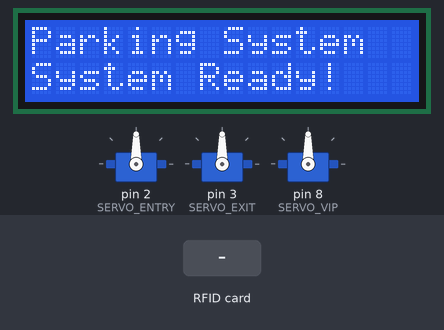
The sketch below on a simulated Arduino Uno, built with avr-gcc and run on an emulated ATmega328P. Parts: 16×2 character LCD, 3 × servo. Wiring (inferred from the names in the program): 5 × IR receiver: data pin 4 / data pin 5 / data A1 / data A2 / data A3. Inputs (shaded band) come from the test bench. What the sketch prints to the serial monitor is not drawn.

Above: at 2.4 s.
At 5.2 s:
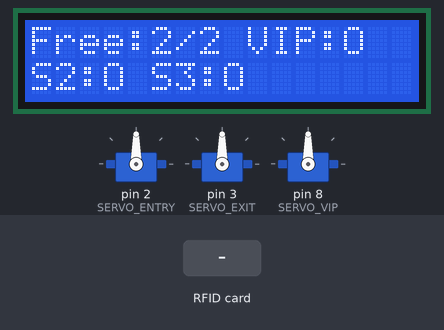
5.3 s: RFID card D0 66 BE 5F held to the reader
At 6.4 s:
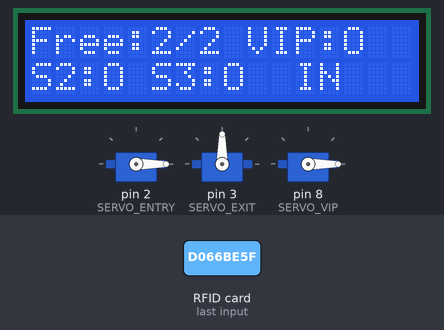
7.2 s: RFID card 5E 7A 19 C4 held to the reader
At 7.38 s:
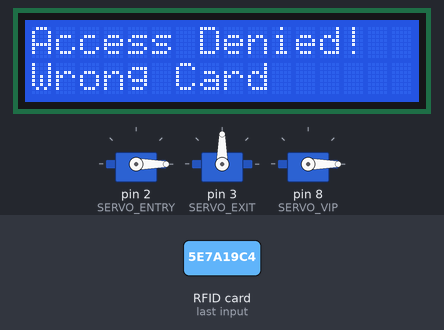
9.0 s: RFID card 5E 7A 19 C4 held to the reader
Timing chart, 0 to 12.0 s (numbered marks = the images above; inputs shaded):
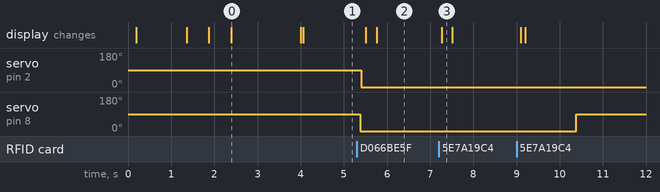

The sketch:

gate_access_controller.ino
```cpp
#include <SPI.h>
#include <MFRC522.h>
#include <Servo.h>
#include <Wire.h>
#include <LiquidCrystal_I2C.h>

// تعريف الأطراف - RFID
#define RST_PIN 9
#define SS_PIN 10

// تعريف الأطراف - Servos
#define SERVO_ENTRY 2
#define SERVO_EXIT 3
#define SERVO_VIP 8

// تعريف الأطراف - IR Sensors
#define IR_ENTRY 4
#define IR_EXIT 5
#define IR_SLOT_VIP A3
#define IR_SLOT2 A2
#define IR_SLOT3 A1

// إنشاء كائنات
MFRC522 rfid(SS_PIN, RST_PIN);
Servo servoEntry;
Servo servoExit;
Servo servoVIP;

// الشاشة
LiquidCrystal_I2C lcd(0x27, 16, 2);

// الكارت المصرح به للـ VIP
byte authorizedUID[] = {0xD0, 0x66, 0xBE, 0x5F};

// متغيرات النظام
int availableSlots = 2;
bool slotVIPOccupied = false;
bool slot2Occupied = false;
bool slot3Occupied = false;
bool vipSlotOpen = false;

// متغيرات التحكم في البوابات
bool entryGateOpen = false;
bool exitGateOpen = false;
unsigned long entryCarLeftTime = 0;
unsigned long exitCarLeftTime = 0;
bool entryCarWasPresent = false;
bool exitCarWasPresent = false;
bool entryOpenedByRFID = false;

// متغيرات VIP
unsigned long vipGateOpenTime = 0;
bool waitingForVIPCar = false;

// متغير جديد: هل العربية عدت على الأقل مرة واحدة على المستشعر؟
bool entryCarDetectedAtLeastOnce = false;

void setup() {
  Serial.begin(9600);

  Wire.begin();
  delay(100);

  lcd.init();
  lcd.backlight();
  lcd.clear();
  lcd.setCursor(0, 0);
  lcd.print("Parking System");
  lcd.setCursor(0, 1);
  lcd.print("Starting...");
  delay(1000);

  SPI.begin();
  rfid.PCD_Init();
  delay(100);

  lcd.setCursor(0, 1);
  lcd.print("RFID Ready...  ");
  delay(500);

  servoEntry.attach(SERVO_ENTRY);
  servoExit.attach(SERVO_EXIT);
  servoVIP.attach(SERVO_VIP);

  servoEntry.write(90);
  servoExit.write(90);
  servoVIP.write(90);

  lcd.setCursor(0, 1);
  lcd.print("Servos Ready... ");
  delay(500);

  pinMode(IR_ENTRY, INPUT);
  pinMode(IR_EXIT, INPUT);
  pinMode(IR_SLOT_VIP, INPUT);
  pinMode(IR_SLOT2, INPUT);
  pinMode(IR_SLOT3, INPUT);

  lcd.setCursor(0, 1);
  lcd.print("System Ready!   ");

  Serial.println("=================================");
  Serial.println("   نظام المواقف الذكي جاهز");
  Serial.println("=================================");
  Serial.println("قرب الكارت للدخول إلى موقف VIP");
  Serial.println();

  delay(1500);
  lcd.clear();
}

void loop() {
  checkParkingSlots();
  checkRFID();
  handleEntryGate();
  handleExitGate();
  handleVIPGate();

  static unsigned long lastDisplayUpdate = 0;
  if (millis() - lastDisplayUpdate > 500) {
    updateLCD();
    lastDisplayUpdate = millis();
  }

  static unsigned long lastStatusPrint = 0;
  if (millis() - lastStatusPrint > 2000) {
    printStatus();
    lastStatusPrint = millis();
  }

  delay(50);
}

void checkParkingSlots() {
  bool newSlotVIP = (digitalRead(IR_SLOT_VIP) == LOW);
  bool newSlot2 = (digitalRead(IR_SLOT2) == LOW);
  bool newSlot3 = (digitalRead(IR_SLOT3) == LOW);

  if (newSlotVIP != slotVIPOccupied ||
      newSlot2 != slot2Occupied ||
      newSlot3 != slot3Occupied) {

    slotVIPOccupied = newSlotVIP;
    slot2Occupied = newSlot2;
    slot3Occupied = newSlot3;

    availableSlots = 2;
    if (slot2Occupied) availableSlots--;
    if (slot3Occupied) availableSlots--;

    Serial.print("الأماكن المتاحة: ");
    Serial.print(availableSlots);
    Serial.print(" | VIP: ");
    Serial.println(slotVIPOccupied ? "مشغول" : "فارغ");
  }
}

void checkRFID() {
  if (!rfid.PICC_IsNewCardPresent() || !rfid.PICC_ReadCardSerial()) {
    return;
  }

  Serial.print("تم قراءة كارت: ");
  for (byte i = 0; i < rfid.uid.size; i++) {
    Serial.print(rfid.uid.uidByte[i] < 0x10 ? " 0" : " ");
    Serial.print(rfid.uid.uidByte[i], HEX);
  }
  Serial.println();

  if (checkAuthorization()) {
    Serial.println("✓ كارت VIP مصرح!");

    if (!slotVIPOccupied && !vipSlotOpen) {
      openVIPGate();

      if (!entryGateOpen) {
        servoEntry.write(0);
        entryGateOpen = true;
        entryOpenedByRFID = true;
        entryCarWasPresent = false;
        entryCarDetectedAtLeastOnce = false; // reset
        entryCarLeftTime = 0;
        Serial.println(">>> فتح بوابة الدخول العادي بالكارت <<<");
      }

      lcd.clear();
      lcd.setCursor(0, 0);
      lcd.print("VIP Card OK!");
      lcd.setCursor(0, 1);
      lcd.print("Both Gates Open");
    } else if (slotVIPOccupied) {
      Serial.println("✗ موقف VIP مشغول!");
      lcd.clear();
      lcd.setCursor(0, 0);
      lcd.print("VIP Slot Full!");
      lcd.setCursor(0, 1);
      lcd.print("Try Again Later");
    }
  } else {
    Serial.println("✗ كارت غير مصرح!");
    lcd.clear();
    lcd.setCursor(0, 0);
    lcd.print("Access Denied!");
    lcd.setCursor(0, 1);
    lcd.print("Wrong Card");
  }

  rfid.PICC_HaltA();
  rfid.PCD_StopCrypto1();
}

bool checkAuthorization() {
  if (rfid.uid.size != 4) return false;

  for (byte i = 0; i < 4; i++) {
    if (rfid.uid.uidByte[i] != authorizedUID[i]) {
      return false;
    }
  }
  return true;
}

void openVIPGate() {
  servoVIP.write(0);
  vipSlotOpen = true;
  waitingForVIPCar = true;
  vipGateOpenTime = millis();
  Serial.println(">>> فتح باب VIP <<<");
}

void handleVIPGate() {
  if (!vipSlotOpen) return;

  bool carInVIPSlot = (digitalRead(IR_SLOT_VIP) == LOW);

  if (carInVIPSlot && waitingForVIPCar) {
    waitingForVIPCar = false;
    Serial.println("سيارة VIP دخلت الموقف");
  }

  if (millis() - vipGateOpenTime > 5000 || (carInVIPSlot && !waitingForVIPCar)) {
    servoVIP.write(90);
    vipSlotOpen = false;
    Serial.println("<<< إغلاق باب VIP <<<");
  }
}

void handleEntryGate() {
  bool carPresent = (digitalRead(IR_ENTRY) == LOW);

  // لو البوابة اتفتحت بالكارت
  if (entryOpenedByRFID) {
    // لو عربية دخلت على المستشعر لأول مرة
    if (carPresent && !entryCarWasPresent) {
      entryCarWasPresent = true;
      entryCarDetectedAtLeastOnce = true; // علم إن العربية وصلت
      Serial.println("عربية دخلت على مستشعر الدخول");
    }

    // لو العربية عدت (بس بعد ما تكون اتكشفت الأول)
    if (!carPresent && entryCarWasPresent) {
      entryCarWasPresent = false;
      entryCarLeftTime = millis();
      Serial.println("العربية عدت من بوابة الدخول - هيتم الإغلاق");
    }

    // قفل البوابة بس لو العربية عدت على المستشعر الأول
    if (entryCarDetectedAtLeastOnce && !entryCarWasPresent && entryCarLeftTime > 0) {
      if (millis() - entryCarLeftTime > 1000) {
        Serial.println("🔒 تنفيذ إغلاق بوابة الدخول...");
        servoEntry.write(90);
        delay(50);
        entryGateOpen = false;
        entryOpenedByRFID = false;
        entryCarDetectedAtLeastOnce = false;
        entryCarLeftTime = 0;
        Serial.println("✓ البوابة اتقفلت فعلاً");
      }
    }
    return;
  }

  // الكود العادي للمستشعر
  if (carPresent && !entryGateOpen && availableSlots > 0) {
    servoEntry.write(0);
    entryGateOpen = true;
    entryCarWasPresent = true;
    entryCarDetectedAtLeastOnce = true;
    Serial.println(">>> فتح بوابة الدخول بالمستشعر <<<");
  }

  if (!carPresent && entryCarWasPresent && entryGateOpen) {
    entryCarWasPresent = false;
    entryCarLeftTime = millis();
    Serial.println("العربية عدت من بوابة الدخول");
  }

  if (entryGateOpen && !entryCarWasPresent && entryCarLeftTime > 0) {
    if (millis() - entryCarLeftTime > 1000) {
      Serial.println("🔒 تنفيذ إغلاق بوابة الدخول...");
      servoEntry.write(90);
      delay(50);
      entryGateOpen = false;
      entryCarDetectedAtLeastOnce = false;
      entryCarLeftTime = 0;
      Serial.println("✓ البوابة اتقفلت فعلاً");
    }
  }

  if (carPresent && availableSlots == 0 && !entryGateOpen) {
    static unsigned long lastFullMessage = 0;
    if (millis() - lastFullMessage > 3000) {
      Serial.println("⚠ المواقف العادية ممتلئة!");
      lastFullMessage = millis();
    }
  }
}

void handleExitGate() {
  bool carPresent = (digitalRead(IR_EXIT) == LOW);

  if (carPresent && !exitGateOpen) {
    servoExit.write(180);
    exitGateOpen = true;
    exitCarWasPresent = true;
    Serial.println(">>> فتح بوابة الخروج <<<");
  }

  if (!carPresent && exitCarWasPresent && exitGateOpen) {
    exitCarWasPresent = false;
    exitCarLeftTime = millis();
    Serial.println("العربية عدت من بوابة الخروج");
  }

  if (exitGateOpen && !exitCarWasPresent && exitCarLeftTime > 0) {
    if (millis() - exitCarLeftTime > 1000) {
      servoExit.write(90);
      exitGateOpen = false;
      exitCarLeftTime = 0;
      Serial.println("<<< إغلاق بوابة الخروج <<<");
    }
  }
}

void updateLCD() {
  lcd.clear();
  lcd.setCursor(0, 0);
  lcd.print("Free:");
  lcd.print(availableSlots);
  lcd.print("/2");

  lcd.setCursor(9, 0);
  lcd.print("VIP:");
  lcd.print(slotVIPOccupied ? "X" : "O");

  lcd.setCursor(0, 1);
  lcd.print("S2:");
  lcd.print(slot2Occupied ? "X" : "O");
  lcd.print(" S3:");
  lcd.print(slot3Occupied ? "X" : "O");

  if (entryGateOpen) {
    lcd.setCursor(11, 1);
    lcd.print("IN");
  }
  if (exitGateOpen) {
    lcd.setCursor(14, 1);
    lcd.print("EX");
  }
}

void printStatus() {
  Serial.println("\n--- حالة النظام ---");
  Serial.print("المواقف العادية: ");
  Serial.print(availableSlots);
  Serial.println("/2");

  Serial.print("VIP: ");
  Serial.print(slotVIPOccupied ? "مشغول ✗" : "فارغ ✓");
  Serial.print(" | S2: ");
  Serial.print(slot2Occupied ? "مشغول ✗" : "فارغ ✓");
  Serial.print(" | S3: ");
  Serial.println(slot3Occupied ? "مشغول ✗" : "فارغ ✓");
  Serial.println("-------------------\n");
}
```

Measured:
- after the input at 5.3 s, servo on pin 2 (SERVO_ENTRY): 90° → 0° after 0.10 s; servo on pin 8 (SERVO_VIP): 90° → 0° after 0.08 s; the display: first changes after 0.20 s (image 2 shows a later state)
- after the input at 7.2 s, the display: changes after 0.06 s (image 3)
- what the display in image 0 shows lasts 1.6 s, from 2.4 s to 4.0 s
